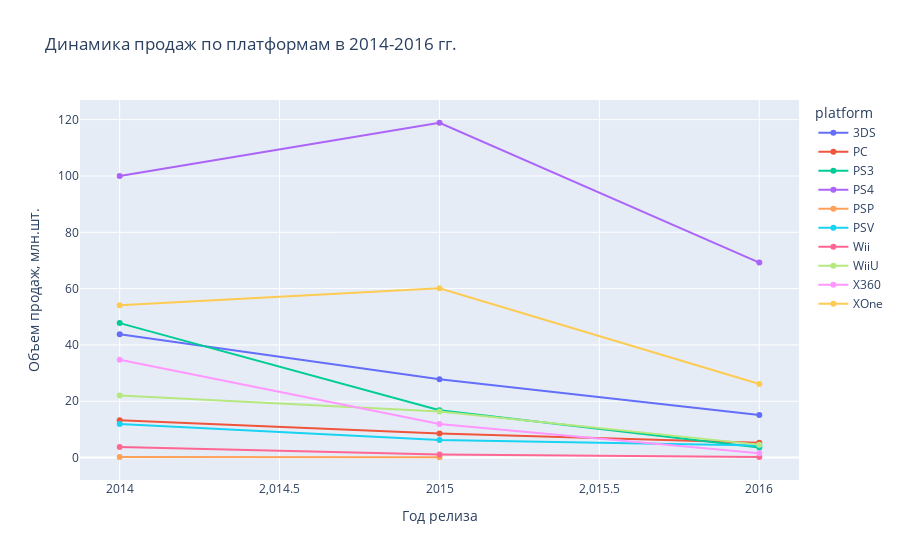

The notebook cell this image was saved under:
### Markdown cell above
Построим динамику продаж игр по платформам в актуальный период:

### Code cell
fig = px.line(df_actual.pivot_table(index='year_of_release', columns='platform', values='total_sales', aggfunc='sum'),
        markers=True,
        color='platform',
        title='Динамика продаж по платформам в 2014-2016 гг.')
fig.update_layout(
    xaxis_title='Год релиза',
    yaxis_title='Объем продаж, млн.шт.'
)

### Figure 1 — Plotly figure (JSON) as saved in the notebook; plotly's stock layout.template omitted (floating-point values rounded to 4 significant figures)
{"data": [{"hovertemplate": "platform=3DS<br>year_of_release=%{x}<br>value=%{y}<extra></extra>", "legendgroup": "3DS", "line": {"color": "#636efa", "dash": "solid"}, "marker": {"symbol": "circle"}, "mode": "lines+markers", "name": "3DS", "orientation": "v", "showlegend": true, "type": "scatter", "x": [2014, 2015, 2016], "xaxis": "x", "y": [43.76, 27.78, 15.14], "yaxis": "y"}, {"hovertemplate": "platform=PC<br>year_of_release=%{x}<br>value=%{y}<extra></extra>", "legendgroup": "PC", "line": {"color": "#EF553B", "dash": "solid"}, "marker": {"symbol": "circle"}, "mode": "lines+markers", "name": "PC", "orientation": "v", "showlegend": true, "type": "scatter", "x": [2014, 2015, 2016], "xaxis": "x", "y": [13.28, 8.52, 5.25], "yaxis": "y"}, {"hovertemplate": "platform=PS3<br>year_of_release=%{x}<br>value=%{y}<extra></extra>", "legendgroup": "PS3", "line": {"color": "#00cc96", "dash": "solid"}, "marker": {"symbol": "circle"}, "mode": "lines+markers", "name": "PS3", "orientation": "v", "showlegend": true, "type": "scatter", "x": [2014, 2015, 2016], "xaxis": "x", "y": [47.76, 16.82, 3.6], "yaxis": "y"}, {"hovertemplate": "platform=PS4<br>year_of_release=%{x}<br>value=%{y}<extra></extra>", "legendgroup": "PS4", "line": {"color": "#ab63fa", "dash": "solid"}, "marker": {"symbol": "circle"}, "mode": "lines+markers", "name": "PS4", "orientation": "v", "showlegend": true, "type": "scatter", "x": [2014, 2015, 2016], "xaxis": "x", "y": [100.0, 118.9, 69.25], "yaxis": "y"}, {"hovertemplate": "platform=PSP<br>year_of_release=%{x}<br>value=%{y}<extra></extra>", "legendgroup": "PSP", "line": {"color": "#FFA15A", "dash": "solid"}, "marker": {"symbol": "circle"}, "mode": "lines+markers", "name": "PSP", "orientation": "v", "showlegend": true, "type": "scatter", "x": [2014, 2015, 2016], "xaxis": "x", "y": [0.24, 0.12, null], "yaxis": "y"}, {"hovertemplate": "platform=PSV<br>year_of_release=%{x}<br>value=%{y}<extra></extra>", "legendgroup": "PSV", "line": {"color": "#19d3f3", "dash": "solid"}, "marker": {"symbol": "circle"}, "mode": "lines+markers", "name": "PSV", "orientation": "v", "showlegend": true, "type": "scatter", "x": [2014, 2015, 2016], "xaxis": "x", "y": [11.9, 6.25, 4.25], "yaxis": "y"}, {"hovertemplate": "platform=Wii<br>year_of_release=%{x}<br>value=%{y}<extra></extra>", "legendgroup": "Wii", "line": {"color": "#FF6692", "dash": "solid"}, "marker": {"symbol": "circle"}, "mode": "lines+markers", "name": "Wii", "orientation": "v", "showlegend": true, "type": "scatter", "x": [2014, 2015, 2016], "xaxis": "x", "y": [3.75, 1.14, 0.18], "yaxis": "y"}, {"hovertemplate": "platform=WiiU<br>year_of_release=%{x}<br>value=%{y}<extra></extra>", "legendgroup": "WiiU", "line": {"color": "#B6E880", "dash": "solid"}, "marker": {"symbol": "circle"}, "mode": "lines+markers", "name": "WiiU", "orientation": "v", "showlegend": true, "type": "scatter", "x": [2014, 2015, 2016], "xaxis": "x", "y": [22.03, 16.35, 4.6], "yaxis": "y"}, {"hovertemplate": "platform=X360<br>year_of_release=%{x}<br>value=%{y}<extra></extra>", "legendgroup": "X360", "line": {"color": "#FF97FF", "dash": "solid"}, "marker": {"symbol": "circle"}, "mode": "lines+markers", "name": "X360", "orientation": "v", "showlegend": true, "type": "scatter", "x": [2014, 2015, 2016], "xaxis": "x", "y": [34.74, 11.96, 1.52], "yaxis": "y"}, {"hovertemplate": "platform=XOne<br>year_of_release=%{x}<br>value=%{y}<extra></extra>", "legendgroup": "XOne", "line": {"color": "#FECB52", "dash": "solid"}, "marker": {"symbol": "circle"}, "mode": "lines+markers", "name": "XOne", "orientation": "v", "showlegend": true, "type": "scatter", "x": [2014, 2015, 2016], "xaxis": "x", "y": [54.07, 60.14, 26.15], "yaxis": "y"}], "layout": {"legend": {"title": {"text": "platform"}, "tracegroupgap": 0}, "title": {"text": "Динамика продаж по платформам в 2014-2016 гг."}, "xaxis": {"anchor": "y", "domain": [0, 1], "title": {"text": "Год релиза"}}, "yaxis": {"anchor": "x", "domain": [0, 1], "title": {"text": "Объем продаж, млн.шт."}}}}
